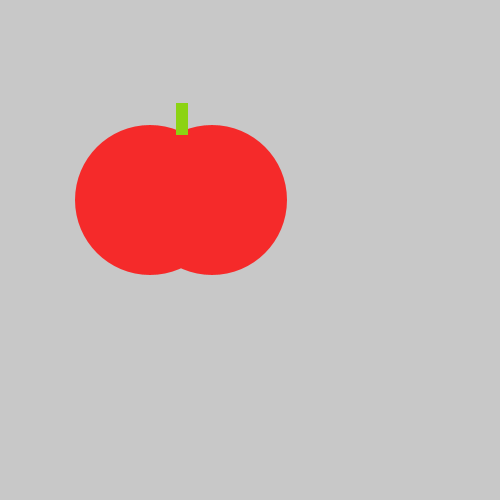
Frame 1 (no input)
Frame 60 (the mouse pressed at the canvas centre just before this capture): identical to frame 1, image omitted
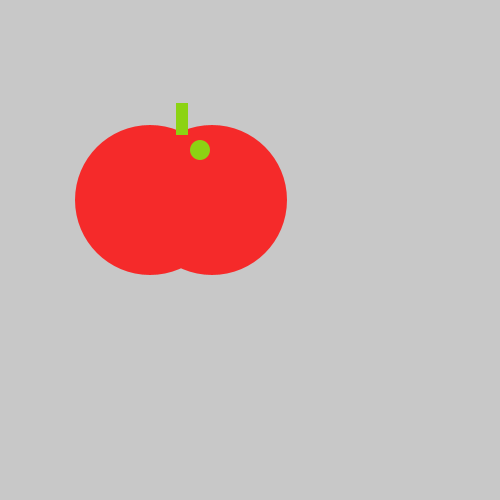
Frame 120 (the mouse held since frame 60 and released just before this capture)

The Processing sketch that drew these frames (run headless with seeded random() and noise(); from frame 60 on, the mouse is pressed at the canvas centre):

// Processing sketch: tasty_tomato
// ── tasty_tomato.pde
void setup() {
    size(500, 500);
}
void draw() {
    background(200, 200, 200);
    noStroke();
   fill(#F52A2A);
   ellipse(150, 200, 150, 150);
    ellipse(212, 200, 150, 150);
    fill (#8CD313);
    rect(176, 103, 12, 32);
    if (mousePressed){ 
      ellipse(200,150,20,20);
    }

}
